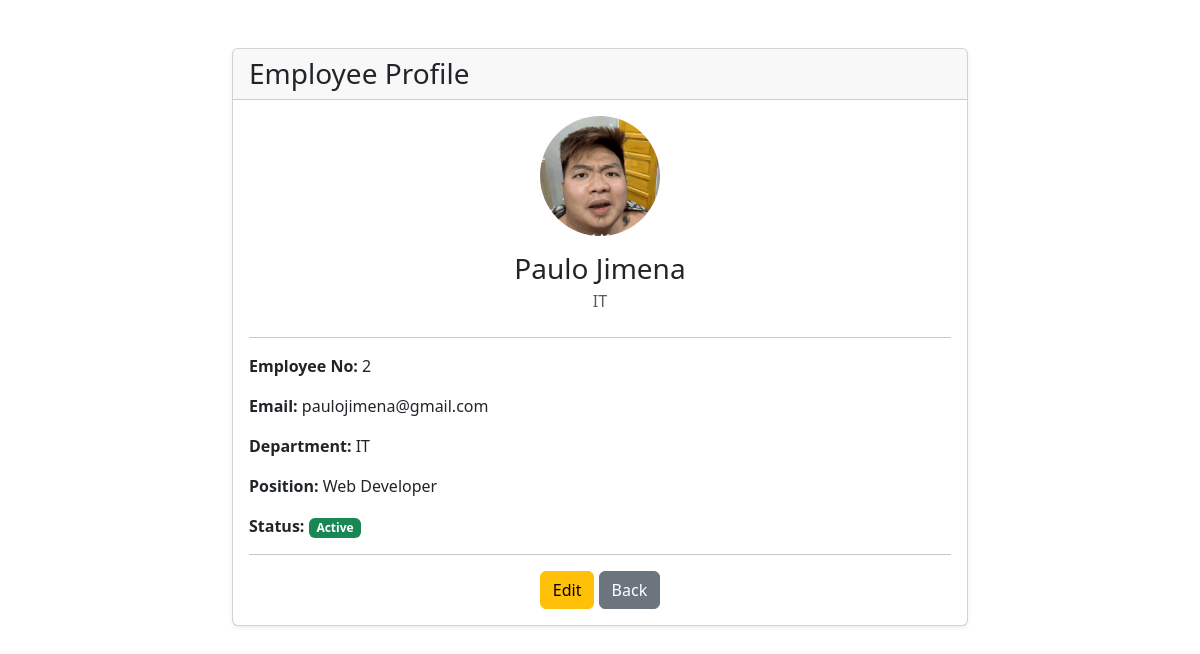
The page /employee/2 (signed in) on the database its author committed.
### app.py (models this page shows)
class Employee(db.Model):
    id = db.Column(db.Integer, primary_key=True)
    employee_no = db.Column(db.String(20), nullable = False,unique=True)
    first_name = db.Column(db.String(100), nullable = False)
    last_name = db.Column(db.String(100), nullable = False)
    email = db.Column(db.String(100), nullable = False)
    department = db.Column(db.String(100), nullable = False)
    position = db.Column(db.String(100), nullable = False)
    status = db.Column(db.String(20), nullable = False)
    photo = db.Column(db.String(255), nullable=True)

### app.py (the view)
@app.route('/employee/<int:id>')
def employee_details(id):
    if 'username' not in session:
        return redirect('/login')
    employee = Employee.query.get_or_404(id)
    return render_template(
        'employee_details.html',
        employee=employee
    )

### templates/employee_details.html (shortened to what this page needs)
<!DOCTYPE html>
<html>
<head>
    <link
        rel="stylesheet"
        href="https://cdn.jsdelivr.net/npm/bootstrap@5.3.3/dist/css/bootstrap.min.css">
</head>
<body>
<div class="container mt-5">
    <div class="row justify-content-center">
        <div class="col-md-8">
            <div class="card shadow-sm">
                <div class="card-header">
                    <h3 class="mb-0">
                        Employee Profile
                    </h3>
                </div>
                <div class="card-body text-center">
                    {% if employee.photo %}
                    <img
                        src="{{ url_for('static', filename='uploads/' + employee.photo) }}"
                        width="120"
                        height="120"
                        style="object-fit: cover; border-radius: 50%;">
                    {% endif %}
                    <h3 class="mt-3 mb-1">
                        {{ employee.first_name }}
                        {{ employee.last_name }}
                    </h3>
                    <p class="text-muted mb-4">
                        {{ employee.department }}
                    </p>
                    <hr>
                    <div class="text-start">
                        <p>
                            <strong>Employee No:</strong>
                            {{ employee.employee_no }}
                        </p>
                        <p>
                            <strong>Email:</strong>
                            {{ employee.email }}
                        </p>
                        <p>
                            <strong>Department:</strong>
                            {{ employee.department }}
                        </p>
                        <p>
                            <strong>Position:</strong>
                            {{ employee.position }}
                        </p>
                        <p>
                            <strong>Status:</strong>
                            {% if employee.status == 'Active' %}
                                <span class="badge bg-success">
                                    Active
                                </span>
                            {% else %}
                                <span class="badge bg-danger">
                                    Inactive
                                </span>
                            {% endif %}
                        </p>
                    </div>
                    <hr>
                    <a
                        href="/edit/{{ employee.id }}"
                        class="btn btn-warning">
                        Edit
                    </a>
                    <a
                        href="/"
                        class="btn btn-secondary">
                        Back
                    </a>
                </div>
            </div>
        </div>
    </div>
</div>
</body>
</html>

### rows shown on the page
Employee: photo (picture), first_name "Paulo", last_name "Jimena", department "IT", employee_no "2", email "paulojimena@gmail.com", position "Web Developer"
